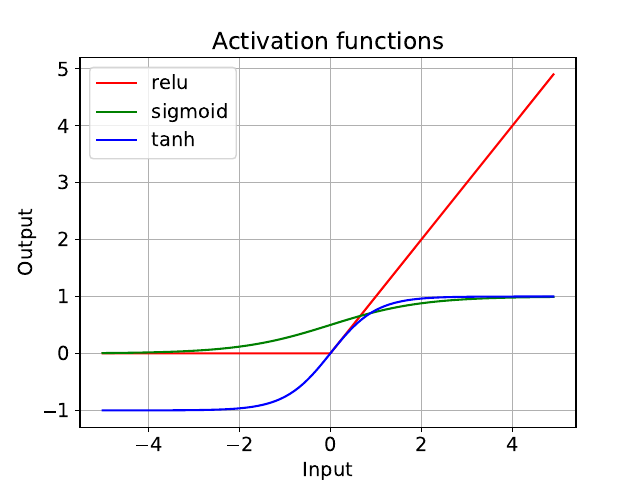

Python code for this plot:
import matplotlib.pyplot as plt
import numpy as np

# plot relu, sigmoid, tanh, and softmax
x = np.arange(-5, 5, 0.1)
fontsize = 14
title = 'Activation functions'
plt.rcParams.update({'font.size': fontsize})
plt.title(title)
plt.plot(x, np.maximum(x, 0), label='relu', color='red')
plt.plot(x, 1 / (1 + np.exp(-x)), label='sigmoid', color='green')
plt.plot(x, np.tanh(x), label='tanh', color='blue')
plt.legend()
plt.xlabel('Input')
plt.ylabel('Output')
plt.grid()
plt.savefig('aktivacni_fce.pdf')
plt.show()

